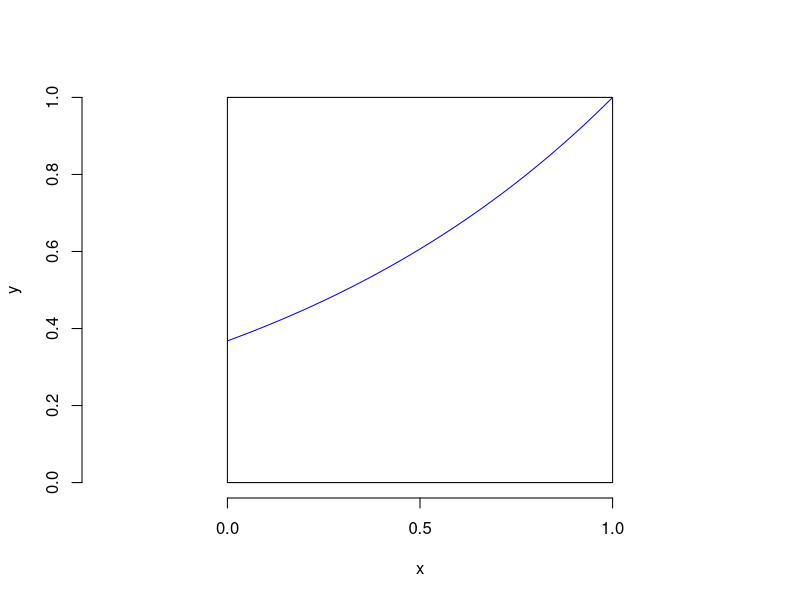

The R script that drew this image:
#1
#creating the unit square and our function 
xmin.encl=0
xmax.encl=1
ymin.encl=0
ymax.encl=1
plot(x=c(0,1,1,0,0), y=c(0,0,1,1,0), type='l', frame.plot=F, xlab='x', ylab='y', asp=1)
curve(exp(x-1), from=0, to=1, add=T, col='blue') 	#function

#creating the phat for the monte carlo
n=100
y=runif(n,min=ymin.encl,max=ymax.encl)
x=runif(n,min=xmin.encl,max=xmax.encl)
z=cbind(x,y)
phat=sum(y<=exp(x-1))/n; phat
#n=10  		0.6
#n=100  	0.67
#n=100		0.641
#n=1000		0.6306

#iii-iv-v
u=y<exp(x-1) + 0	#this gives the same as the prev phat calculation
phat=mean(u)	
phat.var=sd(u)^2		#phat variance and sd
phat.sd=sd(u)
phat.se = phat.sd/sqrt(n)
phat + c(-1,1)*qnorm(0.975)*phat.se 	#CI [0.6211399, 0.6400601]

#vi
#calculate p by integration
exp(1-1)-exp(0-1)
#=0.6321206

#vii
#calculate a CI for analytical p and use phat.se in it as p is only one value
p= exp(0)-exp(-1)
p + c(-1,1)*qnorm(0.975)*phat.se		#CI [0.6226605, 0.6415806]
 
#B-C
#do phat and phat CI for different n's
 
#2
n=1000
x=replicate(n, sum(rnorm(3)^2))
 

